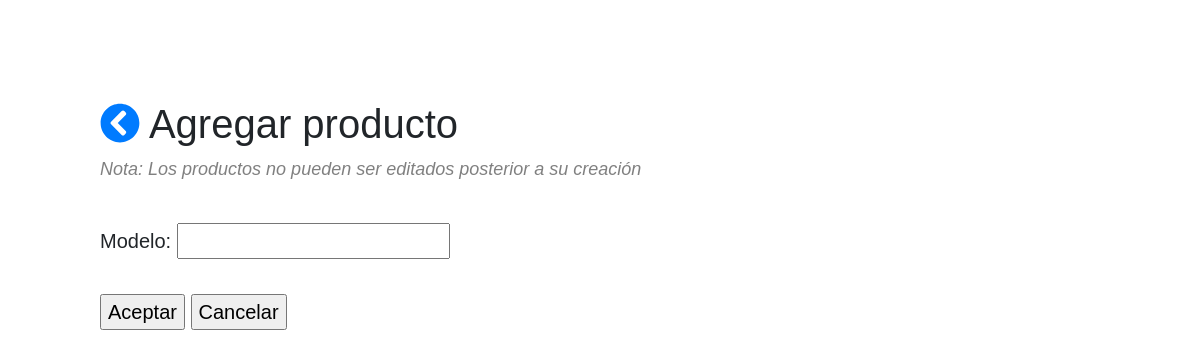
/category/4/create_product, run on an earlier commit of the app's database.
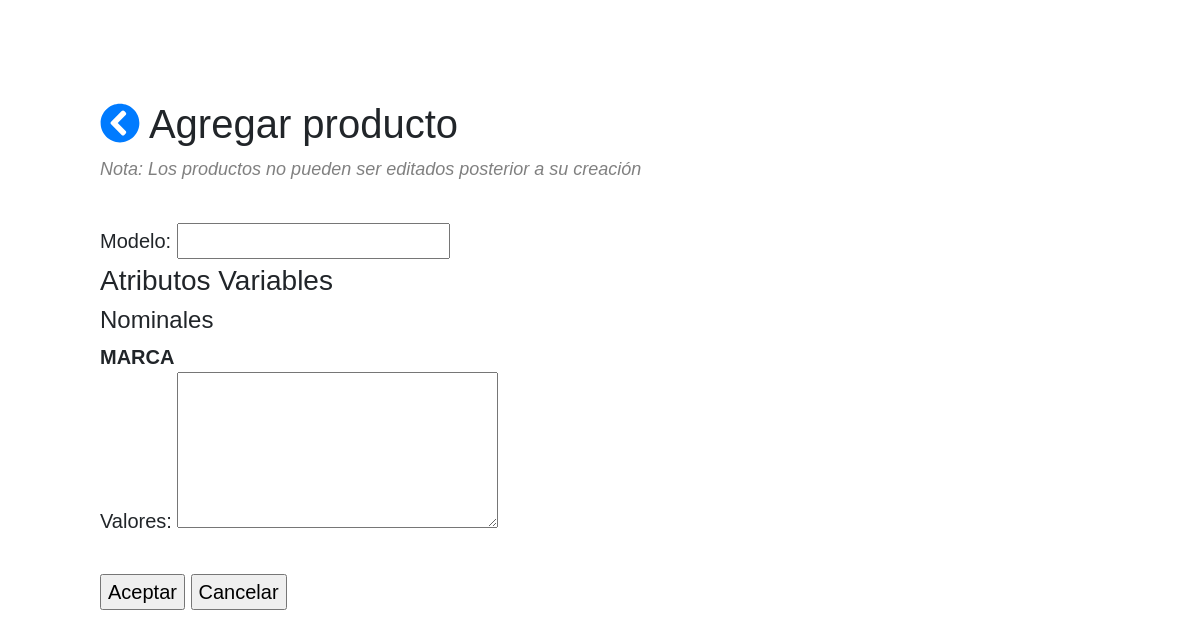
And on a later commit of the database.
### catalog/models.py (models this page shows, shortened)
class Attribute(models.Model):
	name = models.CharField(max_length = 64)
	category = models.ForeignKey(Category,
								on_delete = models.CASCADE,
								related_name = "attributes")
	attribute_type = models.CharField(max_length = 8,
									choices = [("NOMINAL", "NOMINAL"),
												("RATIO", "RATIO")])
	fixed = models.CharField(max_length = 2,
							choices = [("NO", "NO"),
										("SI", "SI")])
	unit = models.ForeignKey(Unit,
								on_delete = models.PROTECT,
								null = True,
								blank = True)
	zone_or_global = models.CharField(max_length = 8,
									choices = [("ZONA", "ZONA"),
												("NACIONAL", "NACIONAL")])
	CHOICES = (
	    (None, "-------"),
	    (True, "SI"),
	    (False, "NO")
	)
	only_integers = models.BooleanField(null = True, blank = True, choices = CHOICES)
	accept_others = models.BooleanField(null = True, blank = True, choices = CHOICES)
	class Meta:
		unique_together = [['name', 'category']]
	def __str__(self):
		return self.name
	def full_str(self):
		if self.attribute_type == "NOMINAL":
			return self.name
		else:
			return self.name + " (" + self.unit.abbreviation +")"
	def get_form_fields(self):
		if self.fixed == "SI" and self.attribute_type == "NOMINAL":
			if self.zone_or_global == "NACIONAL":
				return [{
						"zone": None,
						"fields": ['nf_{}_global_value'.format(self.name)]
						}]
			else:
				aux = []
				for zone in self.category.bid.zones.all():
					aux.append({
						"zone": zone,
						"fields": ['nf_{}_{}_value'.format(self.name, zone.name)]
						})
				return aux
		elif self.fixed == "NO" and self.attribute_type == "NOMINAL":
			if self.zone_or_global == "NACIONAL":
				return [{
						"zone": None,
						"fields": [
							'nuf_{}_global_values'.format(self.name)
							]
						}]
			return ['nuf_{}_values'.format(self.name), 'nuf_{}_others'.format(self.name)]
		else:
			raise ValidationError()

### catalog/views.py (the view, shortened to what this page needs)
class ProductCreate(FormView):
	form_class = ProductForm
	template_name = "catalog/product_form.html"
	def get_form_kwargs(self):
		kwargs = super(ProductCreate, self).get_form_kwargs()
		category = get_object_or_404(Category, pk=self.kwargs['pk'])
		nom_fix = category.attributes.filter(
			attribute_type = "NOMINAL",
			fixed = "SI")
		rat_fix = category.attributes.filter(
			attribute_type = "RATIO",
			fixed = "SI")
		nom_unfix = category.attributes.filter(
			attribute_type = "NOMINAL",
			fixed = "NO")
		rat_unfix = category.attributes.filter(
			attribute_type = "RATIO",
			fixed = "NO")
		kwargs["category"] = category
		kwargs["bid"] = category.bid
		kwargs["zones"] = category.bid.zones.all()
		kwargs["attributes"] = {
			"nom_fix" : nom_fix,
			"rat_fix" : rat_fix,
			"nom_unfix" : nom_unfix ,
			"rat_unfix" : rat_unfix ,
		}
		return kwargs
	def get_context_data(self, **kwargs):
		context = super(ProductCreate, self).get_context_data()
		kwargs = self.get_form_kwargs()
		context['category'] = kwargs['category']
		context['branch'] = kwargs['category'].get_branch()
		context['attributes'] = kwargs["attributes"]
		context['bid'] = kwargs["bid"]
		context['zones'] = kwargs["zones"]
		return context

### catalog/forms.py (shortened to what this page needs)
class ProductForm(forms.Form):
	def __init__(self, *args, **kwargs):
		self.category = kwargs.pop('category')
		self.bid = kwargs.pop('bid')
		self.attributes = kwargs.pop('attributes')
		self.zones = kwargs.pop('zones')
		super(ProductForm, self).__init__(*args, **kwargs)
		self.fields["name"] = forms.CharField(label = "Modelo")
		for att in self.attributes["nom_unfix"]:
			if att.zone_or_global == "NACIONAL":
				self.fields['nuf_{}_global_values'.format(att)] = forms.CharField(
					label = str("Valores"),
					widget=forms.Textarea(attrs={'rows': 5,
												 'cols': 25}))
			elif att.zone_or_global == "ZONA":
				for zone in self.zones:
					self.fields['nuf_{}_{}_values'.format(att,zone)] = forms.CharField(
						label = str("Valores"),
						widget=forms.Textarea(attrs={'rows': 5,
													 'cols': 25}))

### catalog/models.py (called while the page is built)
	def get_branch(self):
		branch = []
		node = self
		while True:
			branch = [node] + branch
			node = node.parent
			if node == None:
				break
		return branch

### catalog/templatetags/catalog_extras.py (called while the page is built)
@register.filter
def get_obj_attr(form, field):
	return [form[field].errors, form[field].label_tag, form[field]]

### catalog/templates/catalog/product_form.html (shortened to what this page needs)
{% extends "base_bootstrap.html" %}
{% load crispy_forms_tags %}
{% load catalog_extras %}
{% block content %}
<div class=header>
    <h1>
        <a href="{% url 'catalog:category_detail' category.id%}"> <i class="fa fa-chevron-circle-left"></i></a>
        {% if product %}
            Editar producto
        {% else %}
            Agregar producto
        {% endif %}
    </h1>
    <div class=note>
        Nota: Los productos no pueden ser editados posterior a su creación
    </div>
</div>
<form action="" method="post">
{{ form.name.label_tag }}
{{ form.name }}
<br>
{% if attributes.nom_unfix or attributes.rat_unfix %}
    <h3> Atributos Variables </h3>
    {% if attributes.nom_unfix %}
        <h4>Nominales</h4>
            {% for att in attributes.nom_unfix %}
            	<strong>{{att.full_str}}</strong>
                <br>
            	{% for field_set in att.get_form_fields %}
                    {% for form_field in field_set.fields %}
                		{% for x in form|get_obj_attr:form_field %}
                			{{x}}
                		{% endfor %}
                    {% endfor %}
                <br>
            	{% endfor %}
            {% endfor %}
        {% endif %}
{% endif %}
<br>
<input type="submit" value="Aceptar">
<input type="submit" value="Cancelar" onclick="window.location.href='{% url 'catalog:category_detail' category.id %}';return false;">
</form>
{% endblock %}

What changed in the data, as far as the page shows it:
now on this page (row edited): Attribute: full_str "MARCA", form "Valores:"
changed Attribute: category_id 3 → 4 (drawn)
Also different on the page:
text now shown: "Atributos Variables Nominales"
